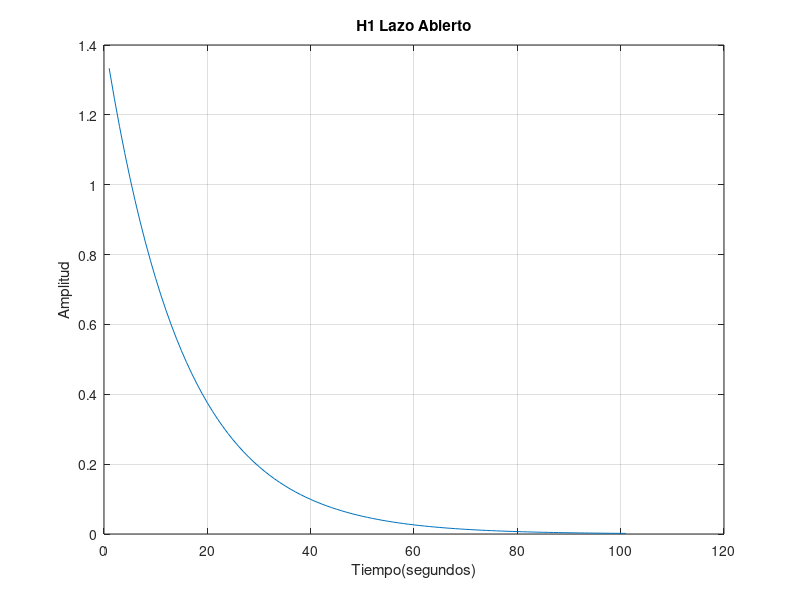
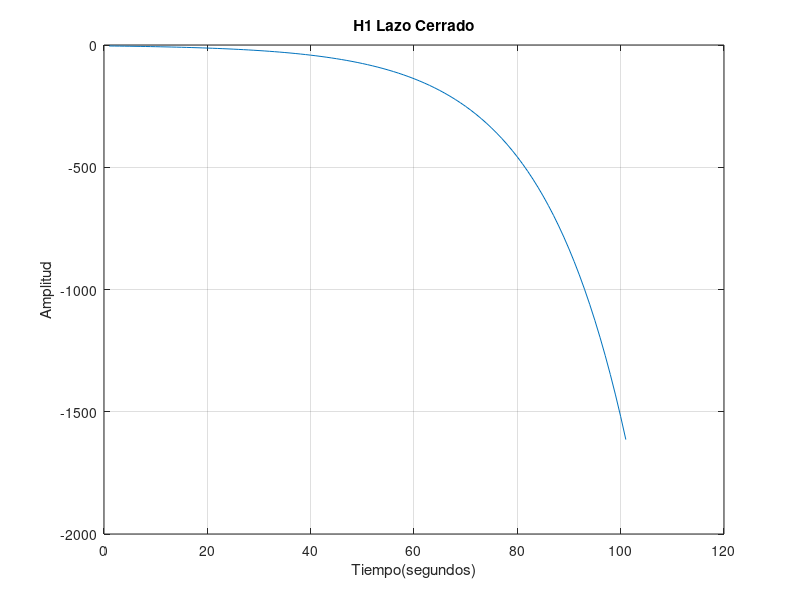
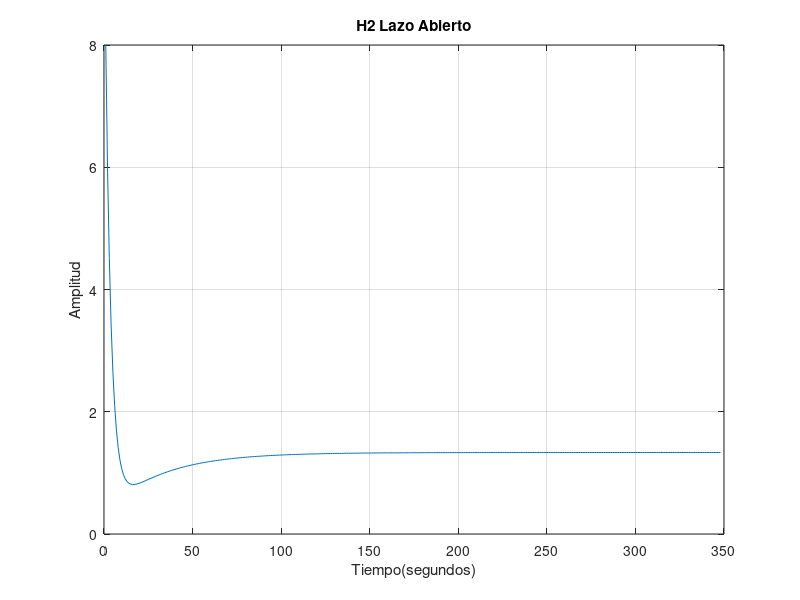
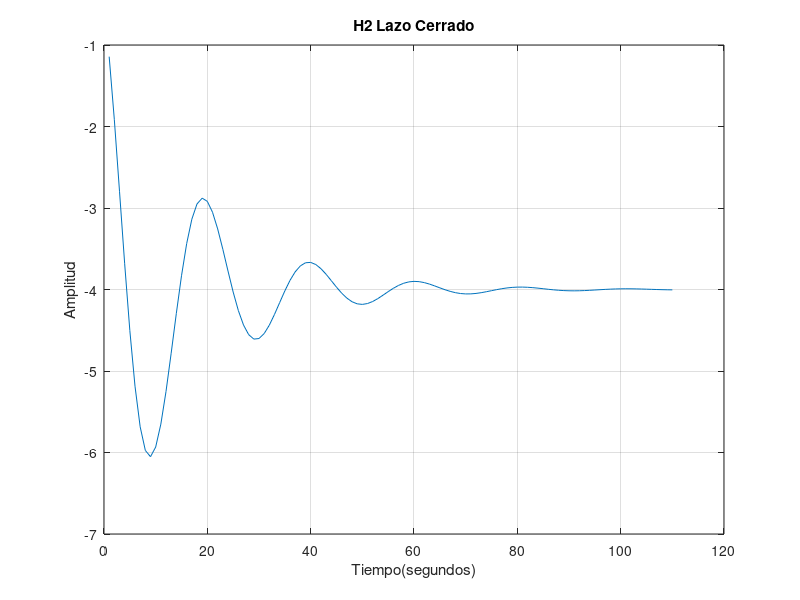

MATLAB code for these plots, in order:
%%%% PRIMERA PARTE %%%%

s = tf ('s');
H1 = (8*s)/(6*s + 2);

%%% Primera funcion %%%

% Lazo abierto 
figure
plot(step(H1));
title('H1 Lazo Abierto');
xlabel('Tiempo(segundos)');
ylabel('Amplitud');
grid on


% Lazo cerrado
H1_cerrado = feedback(H1,-1);
figure
plot(step(H1_cerrado));
title('H1 Lazo Cerrado');
xlabel('Tiempo(segundos)');
ylabel('Amplitud');
grid on


%%% Segunda funcion %%%
H2 = (8*(s^2) + 7*s + 4)/((s^2) + 6*s + 3);

% Lazo abierto 
figure
plot(step(H2));
title('H2 Lazo Abierto');
xlabel('Tiempo(segundos)');
ylabel('Amplitud');
grid on

% Lazo cerrado
H2_cerrado = feedback(H2,-1);
figure
plot(step(H2_cerrado));
title('H2 Lazo Cerrado');
xlabel('Tiempo(segundos)');
ylabel('Amplitud');
grid on




